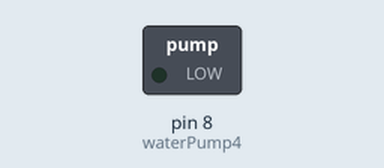
Simulated run of this sketch. Board: Arduino Uno, built with avr-gcc and run on an emulated ATmega328P. Shown: switched loads named in the sketch (green lamp = pin HIGH).

Above: at 2.5 s.
At 10.0 s:
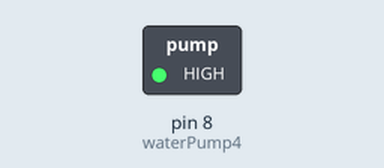
Timing chart, 0 to 19.5 s (numbered marks = the images above):
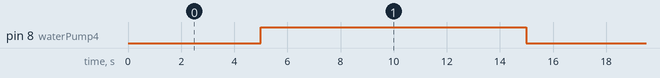

The sketch:

humiditySensor.ino
```cpp
const int humiditySensor1 = 3; // left top
const int waterPump1 = 5; // left top

const int humiditySensor2 = 4; // right bottom
const int waterPump2 = 6; // right bottom

const int humiditySensor3 = A1; // left bottom
const int waterPump3 = 7; // left bottom

const int humiditySensor4 = A0; // right top
const int waterPump4 = 8; // right top


const int waterSensor = A3;
float waterLevel = 0;

void setup() {
  pinMode(waterSensor, INPUT);
  pinMode(humiditySensor1, INPUT);
  pinMode(humiditySensor2, INPUT);
  pinMode(humiditySensor3, INPUT);
  pinMode(humiditySensor4, INPUT);

  //  pinMode(waterPump1, OUTPUT);
  //  digitalWrite(waterPump1, LOW);
  //  delay(2000);
  //  digitalWrite(waterPump1, HIGH);

  //  pinMode(waterPump2, OUTPUT);
  //  digitalWrite(waterPump2, LOW);
  //  delay(2000);
  //  digitalWrite(waterPump2, HIGH);

  //  pinMode(waterPump3, OUTPUT);
  //  digitalWrite(waterPump3, LOW);
  //  delay(2000);
  //  digitalWrite(waterPump3, HIGH);

  pinMode(waterPump4, OUTPUT);
  digitalWrite(waterPump4, HIGH);

  Serial.begin(9600);
}

void loop() {
  digitalWrite(waterPump4, LOW);
  delay(5000);
  digitalWrite(waterPump4, HIGH);
  delay(10000);

//  float humidity1 = analogRead(humiditySensor1);
//  float humidity2 = analogRead(humiditySensor2);
//  float humidity3 = analogRead(humiditySensor3);
//  float humidity4 = analogRead(humiditySensor4);
//
//  humidity1 = 100 - (humidity1 / 1024) * 100;
//  Serial.print("Vlhkost 1: ");
//  Serial.print(humidity1);
//  Serial.println();
//
//  humidity2 = 100 - (humidity2 / 1024) * 100;
//  Serial.print("Vlhkost 2: ");
//  Serial.print(humidity2);
//  Serial.println();
//
//  humidity3 = 100 - (humidity3 / 1024) * 100;
//  Serial.print("Vlhkost 3: ");
//  Serial.print(humidity3);
//  Serial.println();
//
//  humidity4 = 100 - (humidity4 / 1024) * 100;
//  Serial.print("Vlhkost 4: ");
//  Serial.print(humidity4);
//  Serial.println();
//
//  waterLevel = analogRead(waterSensor);
//  waterLevel = (waterLevel / 1024) * 100;
//  Serial.print("Hladina vody: ");
//  Serial.print(waterLevel);
//  Serial.println();

  //  if (waterLevel > 70.00) {
  //    digitalWrite(waterPump4, LOW);
  //    delay(2000);
  //    digitalWrite(waterPump4, HIGH);
  //  }

//  delay(10000);

}
```

Measured:
- by itself, pin 8 (waterPump4): alternates HIGH for 10.0 s and LOW for 5.0 s
